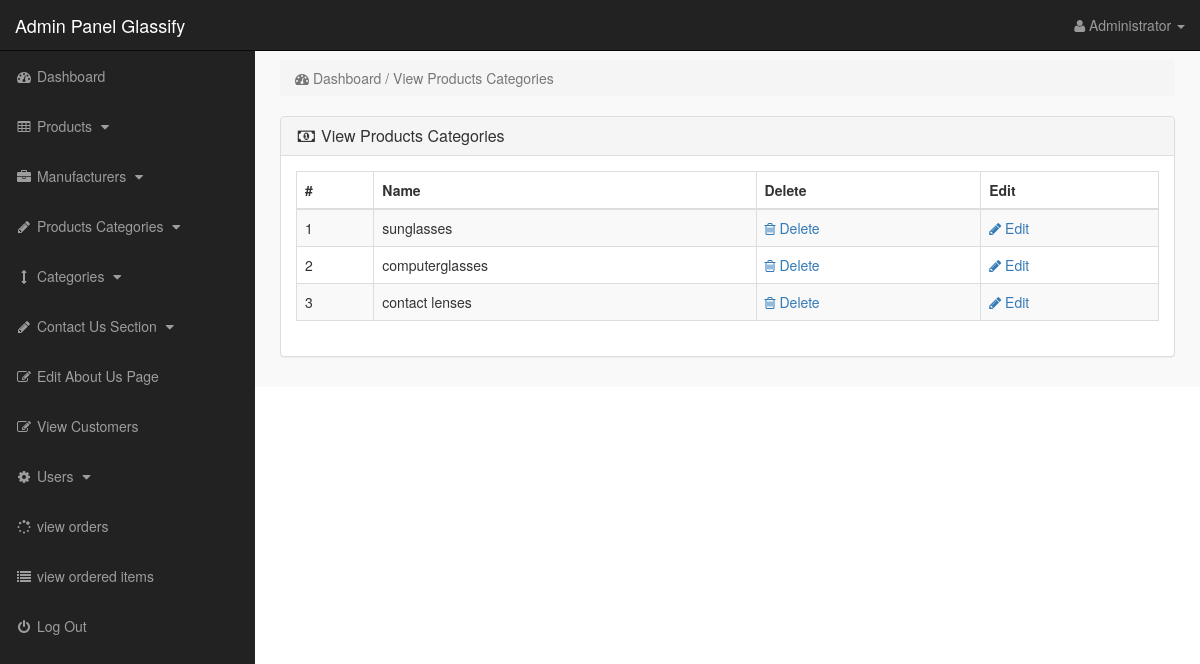
Screenshot of /admin_area/index.php?view_p_cats (signed in) with the database file from the repository.
### tables this page shows
CREATE TABLE `product_categories` (
  `p_cat_id` int(10) NOT NULL,
  `p_cat_title` text NOT NULL,
  `p_cat_top` text NOT NULL,
  `p_cat_image` text NOT NULL
);

### admin_area/view_p_cats.php (the view)
<?php
if(!isset($_SESSION['admin_email'])){
echo "<script>window.open('login.php','_self')</script>";
}
else {
?>
<div class="row">
<div class="col-lg-12">
<ol class="breadcrumb">
<li class="active">
<i class="fa fa-dashboard"></i> Dashboard / View Products Categories
</li>
</ol>
</div>
</div>
<div class="row">
<div class="col-lg-12">
<div class="panel panel-default">
<div class="panel-heading">
<h3 class="panel-title">
<i class="fa fa-money fa-fw"> </i> View Products Categories
</h3>
</div>
<div class="panel-body">
<div class="table-responsive">
<table class="table table-bordered table-hover table-striped">
<thead>
<tr>
<th>#</th>
<th>Name</th>
<th>Delete</th>
<th>Edit</th>
</tr>
</thead>
<tbody>
<?php
$i=0;
$get_p_cats = "select * from product_categories";
$run_p_cats = mysqli_query($con,$get_p_cats);
while($row_p_cats = mysqli_fetch_array($run_p_cats)){
$p_cat_id = $row_p_cats['p_cat_id'];
$p_cat_title = $row_p_cats['p_cat_title'];
$i++;
?>
<tr>
<td> <?php echo $i; ?> </td>
<td> <?php echo $p_cat_title; ?> </td>
<td>
<a href="index.php?delete_p_cat=<?php echo $p_cat_id; ?>">
<i class="fa fa-trash-o"></i> Delete
</a>
</td>
<td>
<a href="index.php?edit_p_cat=<?php echo $p_cat_id; ?>">
<i class="fa fa-pencil"></i> Edit
</a>
</td>
</tr>
<?php } ?>
</tbody>
</table>
</div>
</div>
</div>
</div>
</div>
<?php } ?>

### admin_area/includes/sidebar.php (shortened to what this page needs)
<?php
if (!isset($_SESSION['admin_email'])) {
    echo "<script>window.open('login.php','_self')</script>";
} else {
    ?>
    <nav class="navbar navbar-inverse navbar-fixed-top">
        <div class="navbar-header">
            <a class="navbar-brand" href="index.php?dashboard">Admin Panel Glassify</a>
        </div>
        <ul class="nav navbar-right top-nav">
            <li class="dropdown">
                <a href="#" class="dropdown-toggle" data-toggle="dropdown">
                    <i class="fa fa-user"></i>
                    <?php echo $admin_name; ?> <b class="caret"></b>
                </a>
            </li>
        </ul>
        <div class="collapse navbar-collapse navbar-ex1-collapse">
            <ul class="nav navbar-nav side-nav">
                <li>
                    <a href="index.php?dashboard">
                        <i class="fa fa-fw fa-dashboard"></i> Dashboard
                    </a>
                </li>
                <li>
                    <a href="#" data-toggle="collapse" data-target="#products">
                        <i class="fa fa-fw fa-table"></i> Products
                        <i class="fa fa-fw fa-caret-down"></i>
                    </a>
                </li>
                <li>
                    <a href="#" data-toggle="collapse" data-target="#manufacturers">
                        <i class="fa fa-fw fa-briefcase"></i> Manufacturers
                        <i class="fa fa-fw fa-caret-down"></i>
                    </a>
                </li>
                <li>
                    <a href="#" data-toggle="collapse" data-target="#p_cat">
                        <i class="fa fa-fw fa-pencil"></i> Products Categories
                        <i class="fa fa-fw fa-caret-down"></i>
                    </a>
                </li>
                <li>
                    <a href="#" data-toggle="collapse" data-target="#cat">
                        <i class="fa fa-fw fa-arrows-v"></i> Categories
                        <i class="fa fa-fw fa-caret-down"></i>
                    </a>
                </li>
                <li>
                    <a href="#" data-toggle="collapse" data-target="#contact_us">
                        <i class="fa fa-fw fa-pencil"> </i> Contact Us Section
                        <i class="fa fa-fw fa-caret-down"></i>
                    </a>
                </li>
                <li>
                    <a href="index.php?edit_about_us">
                        <i class="fa fa-fw fa-edit"></i> Edit About Us Page
                    </a>
                </li>
                <li>
                    <a href="index.php?view_customers">
                        <i class="fa fa-fw fa-edit"></i> View Customers
                    </a>
                </li>
                <li>
                    <a href="#" data-toggle="collapse" data-target="#users">
                        <i class="fa fa-fw fa-gear"></i> Users
                        <i class="fa fa-fw fa-caret-down"></i>
                    </a>
                </li>
                <li>
                    <a href="index.php?test">
                        <i class="fa fa-fw fa-spinner"></i> view orders
                    </a>
                </li>
                <li>
                    <a href="index.php?order_items">
                        <i class="fa fa-fw fa-list"></i> view ordered items
                    </a>
                </li>
                <li>
                    <a href="logout.php">
                        <i class="fa fa-fw fa-power-off"></i> Log Out
                    </a>
                </li>
            </ul>
        </div>
    </nav>
<?php } ?>

### admin_area/css/style.css (style rules this page uses)
body { margin-top:100px; }
@media (min-width: 768px) { body { margin-top:50px; } }
.top-nav { padding:0 15px; }
.top-nav>li { display:inline-block; float:left; }
.top-nav>li>a { padding-top:15px; padding-bottom:15px; line-height:20px; color:#999; }
@media (min-width: 768px) { .side-nav { position:fixed; top:51px; width:255px; border-radius:0; overflow-y:auto; background-color: #222; bottom:0; overflow-x:hidden; padding-bottom:40px; } }
@media (min-width: 768px) { .side-nav>li>a { width:255px; } }
.panel-body { border-radius:5px; }

### rows the page displays
product_categories: p_cat_title "sunglasses"
product_categories: p_cat_title "computerglasses"
product_categories: p_cat_title "contact lenses"

### other values shown
$admin_name "Administrator"
